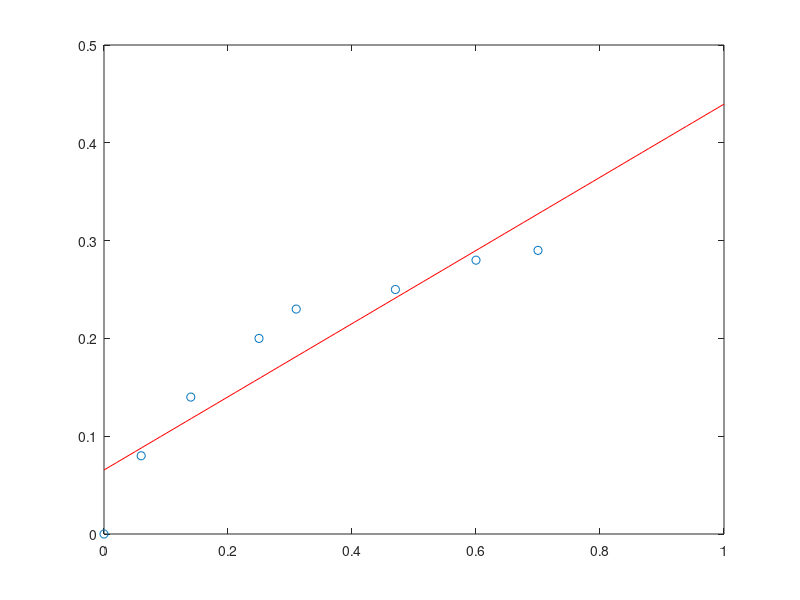

Write the MATLAB code that produced this figure.
%RETTA MINIMI QUADRATI (SISTEMA SOVRADETERMINATO) (SLIDES98)

clear all
clc
close all
%Ac =B
%Rc = (Q^-1)B
x = [0,0.06,0.14,0.25,0.31,0.47,0.60,0.70];
y = [0,0.08,0.14,0.20,0.23,0.25,0.28,0.29];

m=length(x); %QUANTI ELEMENTI HA X
%MATRICE DEI COEFFICIENTI
A = [x',ones(m,1)];
rango = rank(A); %ESSENGO MASSIMO UTILIZZO QR
b=y'; %MATRICE COLONNA DEI TERMINI NOTI

n=size(A,2) %NUMERO COLONNE DI A (1=RIGHE , 2=COLONNE)
[Q,R] = qr(A)

%CALCOLO Qt*B = Q-1*B = R*c
c_temp = Q'*b
%NE PRENDO LA PARTE QUADRATA
c1 = c_temp(1:n)

%CALCOLO ORA C DOPO AVER FATTORIZZATO
c = R(1:n,1:n)\c1


%ho trovato c(1)=0.37 e c(2)=0.0654 e definisco retta p

p =@(x)  c(1).*x +c(2)  %DEFINISCO LA FUNZIONE RETTA 

%definisco punti ascisse che usero (da 0 ad 1 100 punti)
xx = linspace(0,1,100);

%calcolo retta (matematicamente ho) y=p(x) 
p_eval = p(xx)
%stampo la mia retta
plot(x,y,'o',xx,p_eval,'r-')




%si poteva fare (RANGO DEVE ESSERE MASSIMO ALTRIMENTI NON FUNZIONA)
cm1=A\b
%metodo polyfit (PRENDE LA SOLUZIONE CON PIU' ZERI NOI PRENDIAMO QUELLO
%VICINO AD ORIGINE
cm2 = polyfit(x,y,1) %RISOLVO CON LA RETTA
